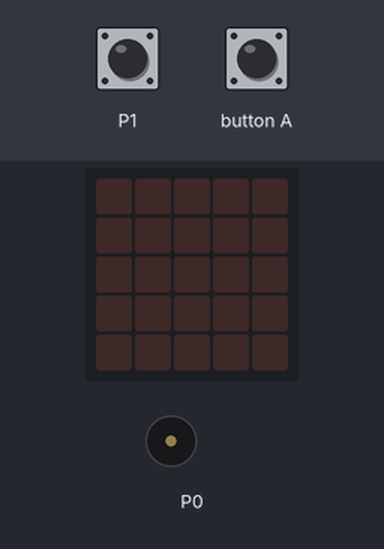
Recording of a program running on a simulated BBC micro:bit (MakeCode). On the bench: the board's 5×5 LED display, buzzer (waves = sounding). Inputs (shaded band) come from the test bench.

Above: at 1.2 s.
1.3 s: touch pin P1 pressed for 0.15 s
At 1.8 s:
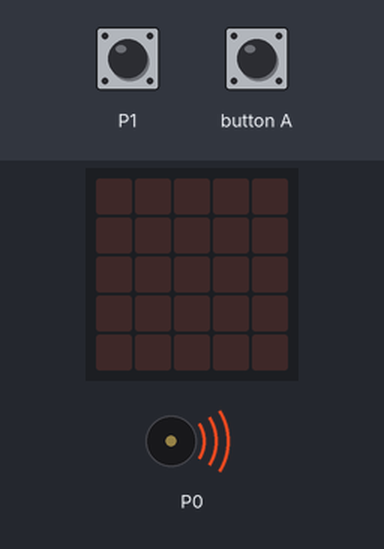
4.4 s: button A pressed for 0.15 s
At 4.76 s:
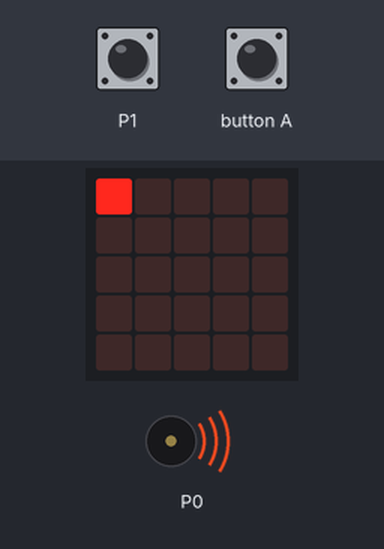
7.4 s: touch pin P1 pressed 2 times (0.12 s each, 0.3 s apart)
At 8.35 s:
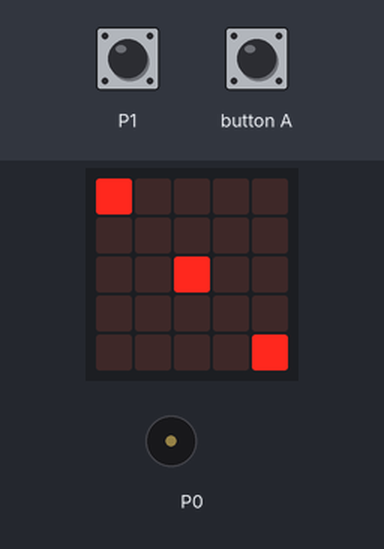
Timing chart, 0 to 14.1 s (numbered marks = the images above; inputs shaded):
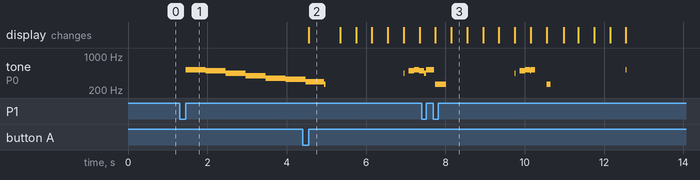

The program:

main.ts
```typescript
input.onButtonPressed(Button.A, function () {
    basic.showLeds(`
        # . . . .
        . . . . .
        . . . . .
        . . . . .
        . . . . .
        `)
    music.playMelody("C - - - - - - - ", 120)
    basic.showLeds(`
        # . . . .
        . . . . .
        # . . . .
        . . . . .
        . . . . .
        `)
    music.playMelody("C - - - - - - - ", 120)
    basic.showLeds(`
        # . . . .
        . . . . .
        # . . . .
        . . . . .
        # . . . .
        `)
    music.playMelody("C - - - - - - - ", 120)
    music.playMelody("C5 - - - - - - - ", 120)
    control.waitMicros(10)
    basic.showLeds(`
        . . . . .
        . . . . .
        . . . . .
        . . . . .
        . . . . .
        `)
})
input.onPinPressed(TouchPin.P1, function () {
    music.playMelody("C5 B A G F E D C ", 120)
    basic.showLeds(`
        # . . . .
        . . . . .
        . . . . .
        . . . . .
        . . . . .
        `)
    basic.showLeds(`
        # . . . .
        . . . . .
        . . # . .
        . . . . .
        . . . . #
        `)
    basic.showLeds(`
        . . . . .
        . . . . .
        . . . . .
        . . . . .
        . . . . .
        `)
    basic.showLeds(`
        # . # . .
        . . . . #
        . # # . .
        # . . . .
        . . . . #
        `)
    basic.showLeds(`
        . . # . #
        . # . . .
        # . . . .
        . . . . #
        . . # . .
        `)
    music.startMelody(music.builtInMelody(Melodies.Chase), MelodyOptions.OnceInBackground)
    control.waitMicros(10)
    basic.showLeds(`
        . . . . .
        . . . . .
        . . . . .
        . . . . .
        . . . . .
        `)
})
basic.forever(function () {

})
```

test.ts
```typescript
// 在這裡測試；當此封包作為擴充功能時，將不會編譯此內容。
```

Measured:
- after the input at 1.3 s, tone on P0: plays 523 Hz for 0.51 s, 494 Hz for 0.51 s, 440 Hz for 0.51 s, 392 Hz for 0.51 s, 349 Hz for 0.51 s, 330 Hz for 0.42 s, starting after 0.15 s
- after the input at 7.4 s, the display: first changes after 0.35 s (image 3 shows a later state)
- what the display in image 2 shows lasts 0.8 s, from 4.6 s to 5.4 s
- what the display in image 3 shows lasts 0.4 s, from 8.2 s to 8.6 s
